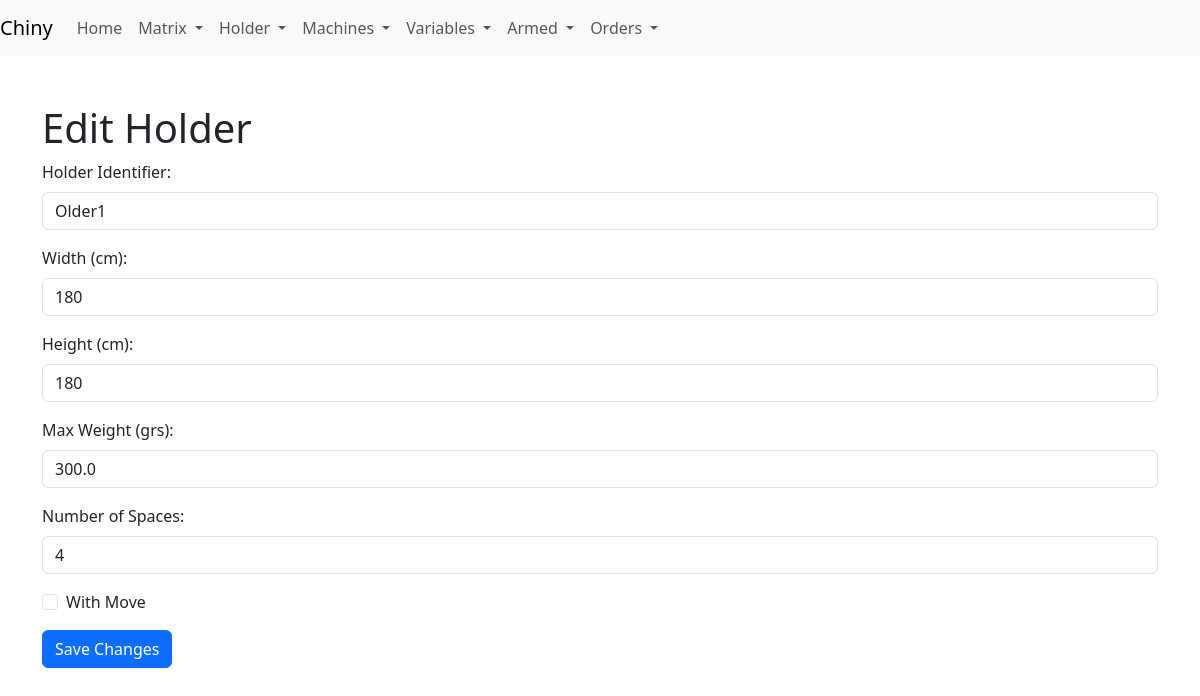
/edit_holder/1, run on the app's committed database.
### app/models.py (models this page shows)
class Holder(db.Model):
    __tablename__ = 'holder'
    id = db.Column(db.Integer, primary_key=True)
    identifier = db.Column(db.String(5), nullable=False)
    width_cm = db.Column(db.Integer, nullable=False)
    height_cm = db.Column(db.Integer, nullable=False)
    max_weight_grs = db.Column(db.Float, nullable=False)
    with_move = db.Column(db.Boolean, default=False)
    available = db.Column(db.Boolean, default=True)
    num_spaces = db.Column(db.Integer, nullable=False)  # Número de espacios
    sectors = db.relationship('Sector', backref='holder', lazy=True)

### app/routes.py (the view, shortened to what this page needs)
@app.route('/edit_holder/<int:holder_id>', methods=['GET', 'POST'])
def edit_holder(holder_id):
    holder = Holder.query.get_or_404(holder_id)
    return render_template('edit_holder.html', holder=holder)

### app/templates/edit_holder.html (shortened to what this page needs)
<!DOCTYPE html>
<html lang="en">
<head>
    <link rel="stylesheet" href="{{ url_for('static', filename='css/bootstrap.min.css') }}">
</head>
<body>
    {% include 'navbar.html' %}
    <div class="container mt-5">
        <h1>Edit Holder</h1>
        <form method="POST" action="{{ url_for('edit_holder', holder_id=holder.id) }}">
            <div class="mb-3">
                <label for="identifier" class="form-label">Holder Identifier:</label>
                <input type="text" class="form-control" id="identifier" name="identifier" value="{{ holder.identifier }}" required>
            </div>
            <div class="mb-3">
                <label for="width_cm" class="form-label">Width (cm):</label>
                <input type="number" class="form-control" id="width_cm" name="width_cm" value="{{ holder.width_cm }}" required>
            </div>
            <div class="mb-3">
                <label for="height_cm" class="form-label">Height (cm):</label>
                <input type="number" class="form-control" id="height_cm" name="height_cm" value="{{ holder.height_cm }}" required>
            </div>
            <div class="mb-3">
                <label for="max_weight_grs" class="form-label">Max Weight (grs):</label>
                <input type="number" class="form-control" id="max_weight_grs" name="max_weight_grs" value="{{ holder.max_weight_grs }}" required>
            </div>
            <div class="mb-3">
                <label for="num_spaces" class="form-label">Number of Spaces:</label>
                <input type="number" class="form-control" id="num_spaces" name="num_spaces" value="{{ holder.num_spaces }}" required>
            </div>
            <div class="form-check mb-3">
                <input type="checkbox" class="form-check-input" id="with_move" name="with_move" {% if holder.with_move %}checked{% endif %}>
                <label class="form-check-label" for="with_move">With Move</label>
            </div>
            <input type="submit" class="btn btn-primary" value="Save Changes">
        </form>
    </div>
</body>
</html>

### data on the page
Holder: identifier "Older1", width_cm "180", height_cm "180", max_weight_grs "300.0", num_spaces "4"
